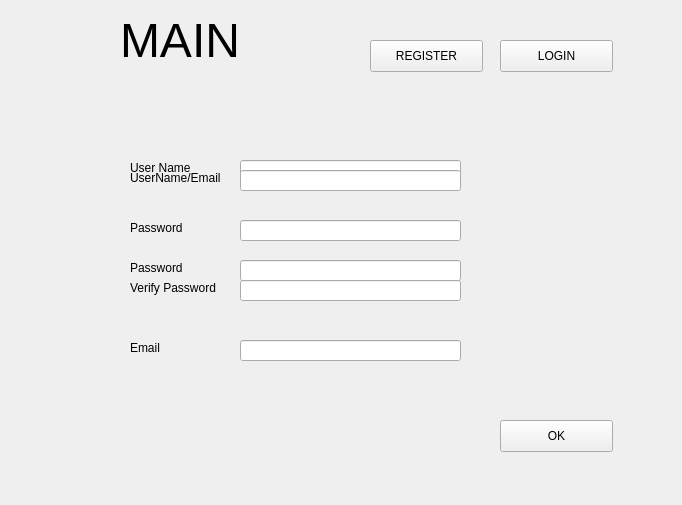
<?xml version="1.0" encoding="UTF-8"?>
<ui version="4.0">
 <class>Form</class>
 <widget class="QWidget" name="Form">
  <property name="geometry">
   <rect>
    <x>0</x>
    <y>0</y>
    <width>682</width>
    <height>505</height>
   </rect>
  </property>
  <property name="windowTitle">
   <string>Form</string>
  </property>
  <widget class="QPushButton" name="register_2">
   <property name="geometry">
    <rect>
     <x>370</x>
     <y>40</y>
     <width>113</width>
     <height>32</height>
    </rect>
   </property>
   <property name="text">
    <string>REGISTER</string>
   </property>
  </widget>
  <widget class="QPushButton" name="login">
   <property name="geometry">
    <rect>
     <x>500</x>
     <y>40</y>
     <width>113</width>
     <height>32</height>
    </rect>
   </property>
   <property name="text">
    <string>LOGIN</string>
   </property>
  </widget>
  <widget class="QLabel" name="label">
   <property name="geometry">
    <rect>
     <x>120</x>
     <y>20</y>
     <width>121</width>
     <height>41</height>
    </rect>
   </property>
   <property name="font">
    <font>
     <pointsize>36</pointsize>
    </font>
   </property>
   <property name="text">
    <string>MAIN</string>
   </property>
  </widget>
  <widget class="QWidget" name="register_widget" native="true">
   <property name="geometry">
    <rect>
     <x>30</x>
     <y>90</y>
     <width>591</width>
     <height>291</height>
    </rect>
   </property>
   <widget class="QLineEdit" name="r_user_name">
    <property name="geometry">
     <rect>
      <x>210</x>
      <y>70</y>
      <width>221</width>
      <height>21</height>
     </rect>
    </property>
   </widget>
   <widget class="QLabel" name="label_2">
    <property name="geometry">
     <rect>
      <x>100</x>
      <y>70</y>
      <width>71</width>
      <height>16</height>
     </rect>
    </property>
    <property name="text">
     <string>User Name</string>
    </property>
   </widget>
   <widget class="QLineEdit" name="r_password">
    <property name="geometry">
     <rect>
      <x>210</x>
      <y>130</y>
      <width>221</width>
      <height>21</height>
     </rect>
    </property>
   </widget>
   <widget class="QLabel" name="label_3">
    <property name="geometry">
     <rect>
      <x>100</x>
      <y>130</y>
      <width>60</width>
      <height>16</height>
     </rect>
    </property>
    <property name="text">
     <string>Password</string>
    </property>
   </widget>
   <widget class="QLabel" name="label_4">
    <property name="geometry">
     <rect>
      <x>100</x>
      <y>190</y>
      <width>101</width>
      <height>16</height>
     </rect>
    </property>
    <property name="text">
     <string>Verify Password</string>
    </property>
   </widget>
   <widget class="QLineEdit" name="r_v_password">
    <property name="geometry">
     <rect>
      <x>210</x>
      <y>190</y>
      <width>221</width>
      <height>21</height>
     </rect>
    </property>
   </widget>
   <widget class="QLineEdit" name="r_email">
    <property name="geometry">
     <rect>
      <x>210</x>
      <y>250</y>
      <width>221</width>
      <height>21</height>
     </rect>
    </property>
   </widget>
   <widget class="QLabel" name="label_5">
    <property name="geometry">
     <rect>
      <x>100</x>
      <y>250</y>
      <width>60</width>
      <height>16</height>
     </rect>
    </property>
    <property name="text">
     <string>Email</string>
    </property>
   </widget>
  </widget>
  <widget class="QWidget" name="login_widget" native="true">
   <property name="geometry">
    <rect>
     <x>30</x>
     <y>90</y>
     <width>591</width>
     <height>291</height>
    </rect>
   </property>
   <widget class="QLabel" name="label_6">
    <property name="geometry">
     <rect>
      <x>100</x>
      <y>80</y>
      <width>111</width>
      <height>16</height>
     </rect>
    </property>
    <property name="text">
     <string>UserName/Email</string>
    </property>
   </widget>
   <widget class="QLineEdit" name="l_un_or_email">
    <property name="geometry">
     <rect>
      <x>210</x>
      <y>80</y>
      <width>221</width>
      <height>21</height>
     </rect>
    </property>
   </widget>
   <widget class="QLabel" name="label_7">
    <property name="geometry">
     <rect>
      <x>100</x>
      <y>170</y>
      <width>71</width>
      <height>16</height>
     </rect>
    </property>
    <property name="text">
     <string>Password</string>
    </property>
   </widget>
   <widget class="QLineEdit" name="l_password">
    <property name="geometry">
     <rect>
      <x>210</x>
      <y>170</y>
      <width>221</width>
      <height>21</height>
     </rect>
    </property>
   </widget>
  </widget>
  <widget class="QPushButton" name="OK_button">
   <property name="geometry">
    <rect>
     <x>500</x>
     <y>420</y>
     <width>113</width>
     <height>32</height>
    </rect>
   </property>
   <property name="text">
    <string>OK</string>
   </property>
  </widget>
 </widget>
 <resources/>
 <connections/>
</ui>
